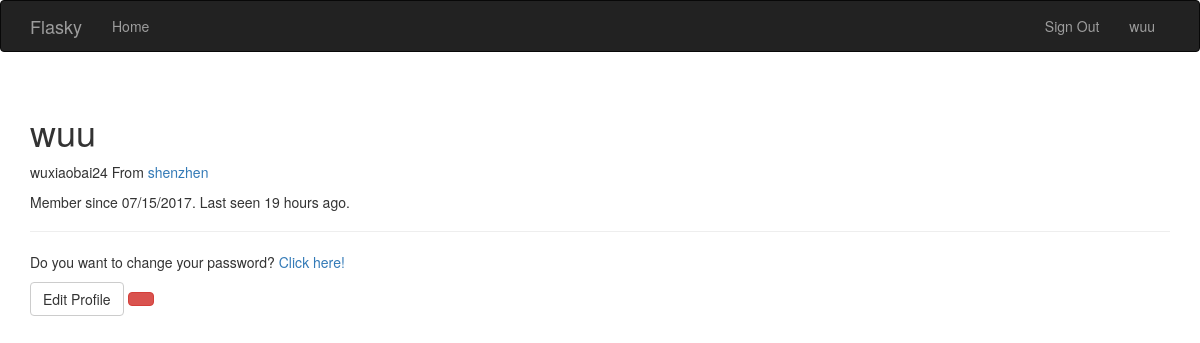
The app's page /user/wuu (signed in), older data.
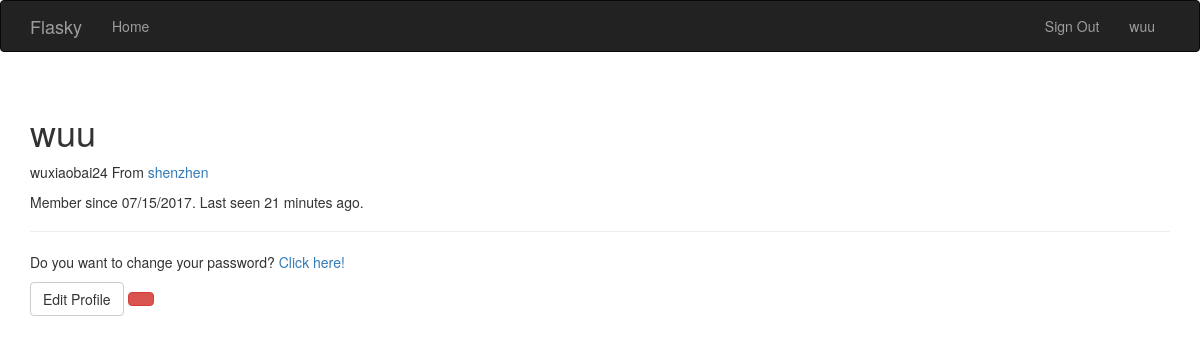
The same page, newer data.
### app/models.py (models this page shows, shortened)
class User(UserMixin, db.Model):
    __tablename__ = 'users'
    id = db.Column(db.Integer, primary_key=True) #id 主键
    email = db.Column(db.String(64),unique=True, index=True) #邮箱
    username = db.Column(db.String(64),unique=True, index = True) # 昵称
    role_id = db.Column(db.Integer,db.ForeignKey('roles.id')) #role_id,外键
    password_hash = db.Column(db.String(128)) # 密码的hash值
    confirmed = db.Column(db.Boolean,default=False) #账户是否确认，用在认证中
    name = db.Column(db.String(64)) #真实姓名
    location = db.Column(db.String(64)) #住址
    about_me = db.Column(db.Text()) #介绍
    member_since = db.Column(db.DateTime(),default=datetime.utcnow)#注册时间
    last_seen = db.Column(db.DateTime(),default=datetime.utcnow)#最后访问的时间
    def can(self,permission):
        return self.role is not None and \
                (self.role.permission & permission) == permission
    def is_administrator(self):
        return self.can(Permission.ADMINSTER)
    @property
    def password(self):
        raise AttributeError('password is not a readable attribute.')

### app/main/views.py (the view)
@main.route('/user/<name>')
def user(name):
    user  = User.query.filter_by(username=name).first()
    if user is None:
        abort(404)
    return render_template('user.html',user=user)

### app/auth/views.py (called while the page is built)
@auth.before_app_request    #请求钩子
def befor_request():
    if current_user.is_authenticated \
        and not current_user.confirmed \
        and request.endpoint[:5] != 'auth.' \
        and request.endpoint != 'static':
        print("befor_request redirect!!!")
        return redirect(url_for('auth.unconfirmed'))

### app/main/__init__.py (called while the page is built)
@main.app_context_processor
def inject_permissions():
    return dict(Permission=Permission)

### app/models.py (called while the page is built)
@login_manager.user_loader
def load_user(user_id):
    return User.query.get(int(user_id)  )

### app/templates/user.html (shortened to what this page needs)
{% extends "base.html" %}
{% block page_content %}
<div class="page-header">
    <h1>{{ user.username }}</h1>
    {% if user.name or user.location %}
    <p>
      {% if user.name %}{{user.name}}{% endif %}
      {% if user.location %}
          From <a href="https://maps.google.com/?q={{user.location}}">
            {{user.location}}
          </a>
      {% endif %}
    </p>
    {% endif %}
    <p>
      Member since {{ moment(user.member_since).format('L') }}.
      Last seen {{moment(user.last_seen).fromNow() }}.
    </p>
</div>
<p>
  Do you want to change your password?
  <a href="{{ url_for('auth.change_password') }}">Click here!</a>
</p>
{% if user == current_user %}
<a class='btn btn-default' href="{{ url_for('.edit_profile')}}">
  Edit Profile
</a>
{% endif %}
{% if current_user.is_administrator() %}
    <a class="btn btn-danger"
      href="{{ url_for('.edit_profile_admin',id = user.id) }}">
    </a>
{% else %}
  <p>
    current_user.role is {{current_user.role }}.<br>
  </p>
{% endif %}
{% endblock %}

### app/templates/base.html (shortened to what this page needs)
{% extends "bootstrap/base.html" %}
{% block head %}
{{ super() }}
{% endblock %}
{% block navbar %}
<div class="navbar navbar-inverse" role="naigation">
    <div class="container">
        <div class="navbar-header">
            <a class="navbar-brand" href="/">Flasky</a>
        </div>
        <div class="navbar-collapse collapse">
            <ul class="nav navbar-nav">
                <li><a href="/">Home</a></li>
            </ul>
            <ul class = 'nav navbar-nav navbar-right'>
              {% if current_user.is_authenticated %}
                <li><a href="{{ url_for('auth.logout')}}">Sign Out</a></li>
                <li>
                  <a href="{{ url_for('main.user',name=current_user.username )}}">
                  {{ current_user.username }}
                  </a>
                </li>
              {% else %}
                <li><a href="{{ url_for('auth.login') }}">Sign In</a></li>
              {% endif %}
            </ul>
        </div>
      </div>
</div>
{% endblock %}
{% block content %}
<div class="container">
    {% block page_content %}{% endblock %}
</div>
{% endblock %}

Row changes from the older to the newer data that the page shows:
changed User "wuu": last_seen "19 hours ago" → "21 minutes ago"
